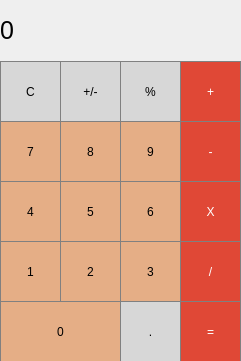
<?xml version="1.0" encoding="UTF-8"?>
<ui version="4.0">
 <class>Calculator</class>
 <widget class="QMainWindow" name="Calculator">
  <property name="geometry">
   <rect>
    <x>0</x>
    <y>0</y>
    <width>241</width>
    <height>361</height>
   </rect>
  </property>
  <property name="windowTitle">
   <string>Calculator</string>
  </property>
  <widget class="QWidget" name="centralWidget">
   <widget class="QLabel" name="label">
    <property name="geometry">
     <rect>
      <x>0</x>
      <y>0</y>
      <width>241</width>
      <height>61</height>
     </rect>
    </property>
    <property name="font">
     <font>
      <pointsize>19</pointsize>
     </font>
    </property>
    <property name="styleSheet">
     <string notr="true">QLabel { qproperty-alignment: 'AlignVCenter | AlignRight'; border: 1px solid gray; } background-color : white;</string>
    </property>
    <property name="text">
     <string>0</string>
    </property>
   </widget>
   <widget class="QPushButton" name="pushButton_0">
    <property name="geometry">
     <rect>
      <x>0</x>
      <y>61</y>
      <width>61</width>
      <height>61</height>
     </rect>
    </property>
    <property name="styleSheet">
     <string notr="true"> QPushButton { background-color: rgb(215, 215, 215); border: 1px solid gray; } QPushButton:pressed { background-color: qlineargradient(x1: 0, y1: 0, x2: 0, y2: 1, stop: 0 #BEBEBE, stop: 1 #D7D7D7); }</string>
    </property>
    <property name="text">
     <string>C</string>
    </property>
   </widget>
   <widget class="QPushButton" name="pushButton_1">
    <property name="geometry">
     <rect>
      <x>60</x>
      <y>61</y>
      <width>61</width>
      <height>61</height>
     </rect>
    </property>
    <property name="styleSheet">
     <string notr="true"> QPushButton { background-color: rgb(215, 215, 215); border: 1px solid gray; } QPushButton:pressed { background-color: qlineargradient(x1: 0, y1: 0, x2: 0, y2: 1, stop: 0 #BEBEBE, stop: 1 #D7D7D7); }</string>
    </property>
    <property name="text">
     <string>+/-</string>
    </property>
   </widget>
   <widget class="QPushButton" name="pushButton_2">
    <property name="geometry">
     <rect>
      <x>120</x>
      <y>61</y>
      <width>61</width>
      <height>61</height>
     </rect>
    </property>
    <property name="styleSheet">
     <string notr="true"> QPushButton { background-color: rgb(215, 215, 215); border: 1px solid gray; } QPushButton:pressed { background-color: qlineargradient(x1: 0, y1: 0, x2: 0, y2: 1, stop: 0 #BEBEBE, stop: 1 #D7D7D7); }</string>
    </property>
    <property name="text">
     <string>%</string>
    </property>
   </widget>
   <widget class="QPushButton" name="button_7">
    <property name="geometry">
     <rect>
      <x>0</x>
      <y>121</y>
      <width>61</width>
      <height>61</height>
     </rect>
    </property>
    <property name="styleSheet">
     <string notr="true">QPushButton { border: 1px solid gray;  background-color: rgb(229, 174, 134);} QPushButton:pressed { background-color: qlineargradient(x1: 0, y1: 0, x2: 0, y2: 1, stop: 0 #dadbde, stop: 1 #f6f7fa); }</string>
    </property>
    <property name="text">
     <string>7</string>
    </property>
   </widget>
   <widget class="QPushButton" name="button_9">
    <property name="geometry">
     <rect>
      <x>120</x>
      <y>121</y>
      <width>61</width>
      <height>61</height>
     </rect>
    </property>
    <property name="styleSheet">
     <string notr="true">QPushButton { border: 1px solid gray;  background-color: rgb(229, 174, 134);} QPushButton:pressed { background-color: qlineargradient(x1: 0, y1: 0, x2: 0, y2: 1, stop: 0 #dadbde, stop: 1 #f6f7fa); }</string>
    </property>
    <property name="text">
     <string>9</string>
    </property>
   </widget>
   <widget class="QPushButton" name="button_8">
    <property name="geometry">
     <rect>
      <x>60</x>
      <y>121</y>
      <width>61</width>
      <height>61</height>
     </rect>
    </property>
    <property name="styleSheet">
     <string notr="true">QPushButton { border: 1px solid gray;  background-color: rgb(229, 174, 134);} QPushButton:pressed { background-color: qlineargradient(x1: 0, y1: 0, x2: 0, y2: 1, stop: 0 #dadbde, stop: 1 #f6f7fa); }</string>
    </property>
    <property name="text">
     <string>8</string>
    </property>
   </widget>
   <widget class="QPushButton" name="button_4">
    <property name="geometry">
     <rect>
      <x>0</x>
      <y>181</y>
      <width>61</width>
      <height>61</height>
     </rect>
    </property>
    <property name="styleSheet">
     <string notr="true">QPushButton { border: 1px solid gray;  background-color: rgb(229, 174, 134);} QPushButton:pressed { background-color: qlineargradient(x1: 0, y1: 0, x2: 0, y2: 1, stop: 0 #dadbde, stop: 1 #f6f7fa); }</string>
    </property>
    <property name="text">
     <string>4</string>
    </property>
   </widget>
   <widget class="QPushButton" name="button_6">
    <property name="geometry">
     <rect>
      <x>120</x>
      <y>181</y>
      <width>61</width>
      <height>61</height>
     </rect>
    </property>
    <property name="styleSheet">
     <string notr="true">QPushButton { border: 1px solid gray;  background-color: rgb(229, 174, 134);} QPushButton:pressed { background-color: qlineargradient(x1: 0, y1: 0, x2: 0, y2: 1, stop: 0 #dadbde, stop: 1 #f6f7fa); }</string>
    </property>
    <property name="text">
     <string>6</string>
    </property>
   </widget>
   <widget class="QPushButton" name="button_5">
    <property name="geometry">
     <rect>
      <x>60</x>
      <y>181</y>
      <width>61</width>
      <height>61</height>
     </rect>
    </property>
    <property name="styleSheet">
     <string notr="true">QPushButton { border: 1px solid gray;  background-color: rgb(229, 174, 134);} QPushButton:pressed { background-color: qlineargradient(x1: 0, y1: 0, x2: 0, y2: 1, stop: 0 #dadbde, stop: 1 #f6f7fa); }</string>
    </property>
    <property name="text">
     <string>5</string>
    </property>
   </widget>
   <widget class="QPushButton" name="pushButton_11">
    <property name="geometry">
     <rect>
      <x>180</x>
      <y>181</y>
      <width>61</width>
      <height>61</height>
     </rect>
    </property>
    <property name="styleSheet">
     <string notr="true">QPushButton { background-color: rgb(224, 72, 54); color: white; border: 1px solid gray; } QPushButton:pressed { background-color: qlineargradient(x1: 0, y1: 0, x2: 0, y2: 1, stop: 0 #F42941, stop: 1 #FF9739); }</string>
    </property>
    <property name="text">
     <string>X</string>
    </property>
   </widget>
   <widget class="QPushButton" name="pushButton_3">
    <property name="geometry">
     <rect>
      <x>180</x>
      <y>61</y>
      <width>61</width>
      <height>61</height>
     </rect>
    </property>
    <property name="styleSheet">
     <string notr="true">QPushButton { background-color: rgb(224, 72, 54); color: white; border: 1px solid gray; } QPushButton:pressed { background-color: qlineargradient(x1: 0, y1: 0, x2: 0, y2: 1, stop: 0 #F42941, stop: 1 #FF9739); }</string>
    </property>
    <property name="text">
     <string>+</string>
    </property>
   </widget>
   <widget class="QPushButton" name="button_2">
    <property name="geometry">
     <rect>
      <x>60</x>
      <y>241</y>
      <width>61</width>
      <height>61</height>
     </rect>
    </property>
    <property name="styleSheet">
     <string notr="true">QPushButton { border: 1px solid gray;  background-color: rgb(229, 174, 134);} QPushButton:pressed { background-color: qlineargradient(x1: 0, y1: 0, x2: 0, y2: 1, stop: 0 #dadbde, stop: 1 #f6f7fa); }</string>
    </property>
    <property name="text">
     <string>2</string>
    </property>
   </widget>
   <widget class="QPushButton" name="button_1">
    <property name="geometry">
     <rect>
      <x>0</x>
      <y>241</y>
      <width>61</width>
      <height>61</height>
     </rect>
    </property>
    <property name="styleSheet">
     <string notr="true">QPushButton { border: 1px solid gray;  background-color: rgb(229, 174, 134);} QPushButton:pressed { background-color: qlineargradient(x1: 0, y1: 0, x2: 0, y2: 1, stop: 0 #dadbde, stop: 1 #f6f7fa); }</string>
    </property>
    <property name="text">
     <string>1</string>
    </property>
   </widget>
   <widget class="QPushButton" name="button_3">
    <property name="geometry">
     <rect>
      <x>120</x>
      <y>241</y>
      <width>61</width>
      <height>61</height>
     </rect>
    </property>
    <property name="styleSheet">
     <string notr="true">QPushButton { border: 1px solid gray;  background-color: rgb(229, 174, 134);} QPushButton:pressed { background-color: qlineargradient(x1: 0, y1: 0, x2: 0, y2: 1, stop: 0 #dadbde, stop: 1 #f6f7fa); }</string>
    </property>
    <property name="text">
     <string>3</string>
    </property>
   </widget>
   <widget class="QPushButton" name="pushButton_17">
    <property name="geometry">
     <rect>
      <x>120</x>
      <y>301</y>
      <width>61</width>
      <height>61</height>
     </rect>
    </property>
    <property name="styleSheet">
     <string notr="true"> QPushButton { background-color: rgb(215, 215, 215); border: 1px solid gray; } QPushButton:pressed { background-color: qlineargradient(x1: 0, y1: 0, x2: 0, y2: 1, stop: 0 #BEBEBE, stop: 1 #D7D7D7); }</string>
    </property>
    <property name="text">
     <string>.</string>
    </property>
   </widget>
   <widget class="QPushButton" name="button_0">
    <property name="geometry">
     <rect>
      <x>0</x>
      <y>301</y>
      <width>121</width>
      <height>61</height>
     </rect>
    </property>
    <property name="styleSheet">
     <string notr="true">QPushButton { border: 1px solid gray;  background-color: rgb(229, 174, 134);} QPushButton:pressed { background-color: qlineargradient(x1: 0, y1: 0, x2: 0, y2: 1, stop: 0 #dadbde, stop: 1 #f6f7fa); }</string>
    </property>
    <property name="text">
     <string>0</string>
    </property>
   </widget>
   <widget class="QPushButton" name="pushButton_15">
    <property name="geometry">
     <rect>
      <x>180</x>
      <y>241</y>
      <width>61</width>
      <height>61</height>
     </rect>
    </property>
    <property name="styleSheet">
     <string notr="true">QPushButton { background-color: rgb(224, 72, 54); color: white; border: 1px solid gray; } QPushButton:pressed { background-color: qlineargradient(x1: 0, y1: 0, x2: 0, y2: 1, stop: 0 #F42941, stop: 1 #FF9739); }</string>
    </property>
    <property name="text">
     <string>/</string>
    </property>
   </widget>
   <widget class="QPushButton" name="pushButton_18">
    <property name="geometry">
     <rect>
      <x>180</x>
      <y>301</y>
      <width>61</width>
      <height>61</height>
     </rect>
    </property>
    <property name="styleSheet">
     <string notr="true">QPushButton { background-color: rgb(224, 72, 54); color: white; border: 1px solid gray; } QPushButton:pressed { background-color: qlineargradient(x1: 0, y1: 0, x2: 0, y2: 1, stop: 0 #F42941, stop: 1 #FF9739); }</string>
    </property>
    <property name="text">
     <string>=</string>
    </property>
   </widget>
   <widget class="QPushButton" name="pushButton_7">
    <property name="geometry">
     <rect>
      <x>180</x>
      <y>121</y>
      <width>61</width>
      <height>61</height>
     </rect>
    </property>
    <property name="styleSheet">
     <string notr="true">QPushButton { background-color: rgb(224, 72, 54); color: white; border: 1px solid gray; } QPushButton:pressed { background-color: qlineargradient(x1: 0, y1: 0, x2: 0, y2: 1, stop: 0 #F42941, stop: 1 #FF9739); }</string>
    </property>
    <property name="text">
     <string>-</string>
    </property>
   </widget>
  </widget>
 </widget>
 <layoutdefault spacing="6" margin="11"/>
 <resources/>
 <connections/>
</ui>
